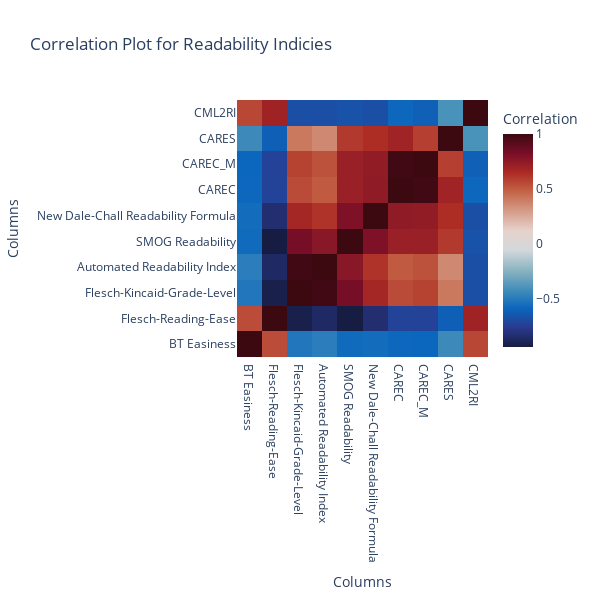

The code cell stored with this chart in its notebook:
### Code cell
correlation_matrix = df[
    [
        "BT Easiness",
        "Flesch-Reading-Ease",
        "Flesch-Kincaid-Grade-Level",
        "Automated Readability Index",
        "SMOG Readability",
        "New Dale-Chall Readability Formula",
        "CAREC",
        "CAREC_M",
        "CARES",
        "CML2RI",
    ]
].corr()

import plotly.graph_objects as go

fig = go.Figure(
    data=go.Heatmap(
        z=correlation_matrix.values,
        x=correlation_matrix.index,
        y=correlation_matrix.columns,
        colorscale="balance",  # Diverging color scale for positive and negative correlations
        colorbar=dict(title="Correlation"),
        text=correlation_matrix.values.round(2),
    )
)

fig.update_layout(
    title="Correlation Plot for Readability Indicies",
    xaxis_title="Columns",
    yaxis_title="Columns",
    height=600,
    width=600,
)

fig.show()

### Figure 1 — Plotly figure (JSON) as saved in the notebook; plotly's stock layout.template omitted (floating-point values rounded to 4 significant figures)
{"data": [{"colorbar": {"title": {"text": "Correlation"}}, "colorscale": [[0, "rgb(23, 28, 66)"], [0.09091, "rgb(41, 58, 143)"], [0.1818, "rgb(11, 102, 189)"], [0.2727, "rgb(69, 144, 185)"], [0.3636, "rgb(142, 181, 194)"], [0.4545, "rgb(210, 216, 219)"], [0.5455, "rgb(230, 210, 204)"], [0.6364, "rgb(213, 157, 137)"], [0.7273, "rgb(196, 101, 72)"], [0.8182, "rgb(172, 43, 36)"], [0.9091, "rgb(120, 14, 40)"], [1, "rgb(60, 9, 17)"]], "text": [[1, 0.55, -0.52, -0.48, -0.56, -0.56, -0.58, -0.58, -0.44, 0.56], [0.55, 1, -0.91, -0.86, -0.93, -0.83, -0.72, -0.72, -0.61, 0.69], [-0.52, -0.91, 1, 0.99, 0.83, 0.68, 0.55, 0.58, 0.41, -0.67], [-0.48, -0.86, 0.99, 1, 0.77, 0.62, 0.5, 0.53, 0.36, -0.67], [-0.56, -0.93, 0.83, 0.77, 1, 0.8, 0.71, 0.72, 0.61, -0.66], [-0.56, -0.83, 0.68, 0.62, 0.8, 1, 0.75, 0.74, 0.64, -0.67], [-0.58, -0.72, 0.55, 0.5, 0.71, 0.75, 1, 0.99, 0.69, -0.58], [-0.58, -0.72, 0.58, 0.53, 0.72, 0.74, 0.99, 1, 0.58, -0.61], [-0.44, -0.61, 0.41, 0.36, 0.61, 0.64, 0.69, 0.58, 1, -0.4], [0.56, 0.69, -0.67, -0.67, -0.66, -0.67, -0.58, -0.61, -0.4, 1]], "type": "heatmap", "x": ["BT Easiness", "Flesch-Reading-Ease", "Flesch-Kincaid-Grade-Level", "Automated Readability Index", "SMOG Readability", "New Dale-Chall Readability Formula", "CAREC", "CAREC_M", "CARES", "CML2RI"], "y": ["BT Easiness", "Flesch-Reading-Ease", "Flesch-Kincaid-Grade-Level", "Automated Readability Index", "SMOG Readability", "New Dale-Chall Readability Formula", "CAREC", "CAREC_M", "CARES", "CML2RI"], "z": [[1, 0.5474, -0.5166, -0.4848, -0.5629, -0.5575, -0.5773, -0.582, -0.4351, 0.5626], [0.5474, 1, -0.9124, -0.8591, -0.9337, -0.8291, -0.7222, -0.7247, -0.6089, 0.6941], [-0.5166, -0.9124, 1, 0.9866, 0.8268, 0.6755, 0.5528, 0.5782, 0.4118, -0.6747], [-0.4848, -0.8591, 0.9866, 1, 0.7694, 0.6241, 0.5016, 0.5295, 0.3623, -0.6731], [-0.5629, -0.9337, 0.8268, 0.7694, 1, 0.8031, 0.7149, 0.7165, 0.6061, -0.6593], [-0.5575, -0.8291, 0.6755, 0.6241, 0.8031, 1, 0.7482, 0.738, 0.6416, -0.675], [-0.5773, -0.7222, 0.5528, 0.5016, 0.7149, 0.7482, 1, 0.9858, 0.6883, -0.5768], [-0.582, -0.7247, 0.5782, 0.5295, 0.7165, 0.738, 0.9858, 1, 0.5845, -0.6072], [-0.4351, -0.6089, 0.4118, 0.3623, 0.6061, 0.6416, 0.6883, 0.5845, 1, -0.3972], [0.5626, 0.6941, -0.6747, -0.6731, -0.6593, -0.675, -0.5768, -0.6072, -0.3972, 1]]}], "layout": {"height": 600, "title": {"text": "Correlation Plot for Readability Indicies"}, "width": 600, "xaxis": {"title": {"text": "Columns"}}, "yaxis": {"title": {"text": "Columns"}}}}
